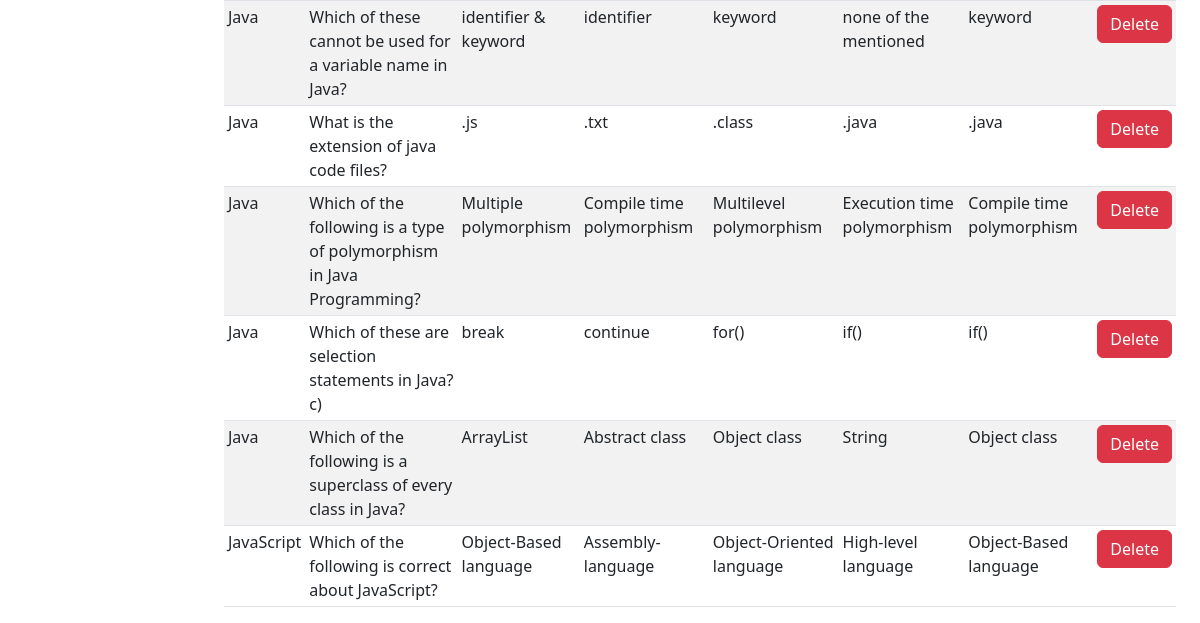
Before: /quiz/view (signed in, lower part) with the older database file.
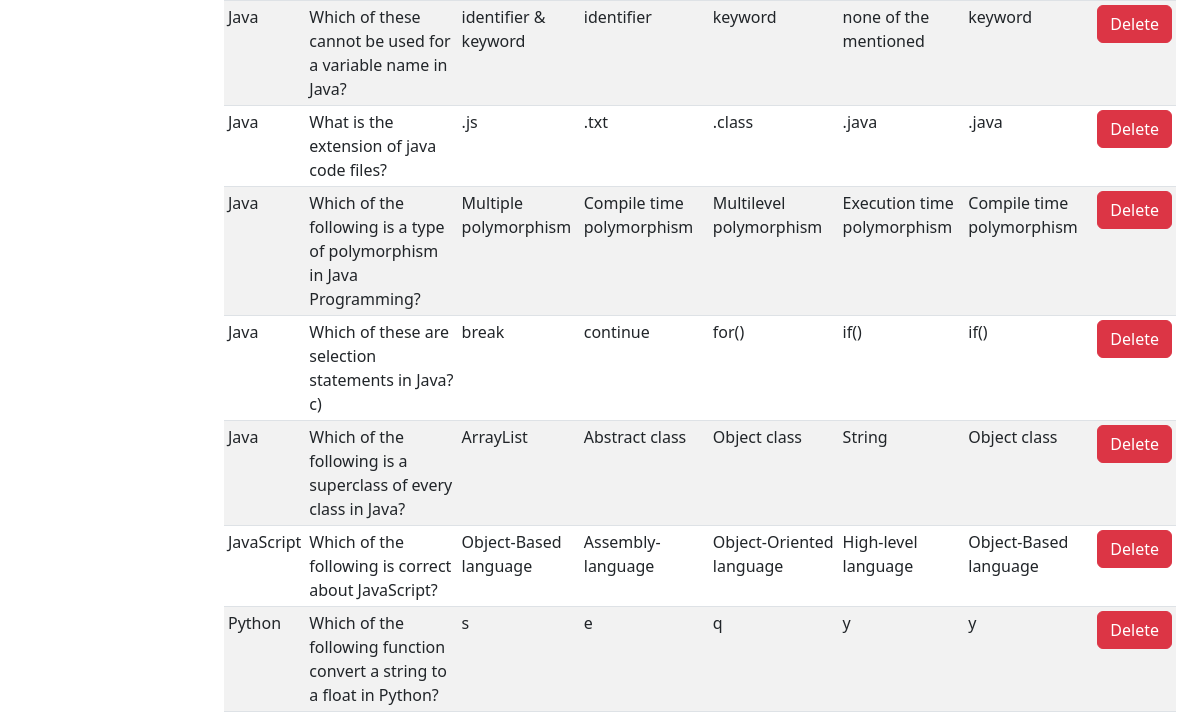
After: the same page with the newer database file.
### app.py (models this page shows, shortened)
class Quiz(db.Model):
    id = db.Column(db.Integer, primary_key=True)
    question= db.Column(db.String(1024), unique=True, nullable=False)
    option_A = db.Column(db.String(500), nullable=False)
    option_B = db.Column(db.String(500), nullable=False)
    option_C = db.Column(db.String(500), nullable=False)
    option_D = db.Column(db.String(500), nullable=False)
    answer=db.Column(db.String(500),nullable=False)
    category = db.Column(db.String(80), nullable=False)
    created_on = db.Column(db.DateTime, default=datetime.now)

### app.py (the view)
@app.route('/quiz/view')
def view_questions():
    if session.get('is_logged_in', False) and session.get('is_admin',False):
        questions = Quiz.query.all()
        return render_template('view_questions.html', questions=questions)
    else:
        flash('Login in admin to access this content','danger')
        return redirect('/')

### templates/view_questions.html (shortened to what this page needs)
{% extends 'layout/base.html' %}
{% block body %}
<div class="container-fluid vh-100">
  <div class="row">
    <div class="col-md-2 mt-4">
    </div>
    <div class="col-md-10 mt-4">
      <div class="container">
        <div class="row">
          <div class="col-md-12 mx-auto">
          <table class="table table-striped table-sm">
            <tbody>
              {% for question in questions %}
              <tr>
                <td>{{ question.category }}</td>
                <td>{{ question.question }}</td>
                <td>{{ question.option_A }}</td>
                <td>{{ question.option_B }}</td>
                <td>{{ question.option_C }}</td>
                <td>{{ question.option_D }}</td>
                <td>{{ question.answer }}</td>
                <td>
                  <a href="/quiz/delete/{{ question.id }}" class="btn btn-danger">Delete</a>
                </td>
              </tr>
              {% endfor %}
            </tbody>
          </div>
        </div>
      </div>
    </div>
  </div>
</div>
{% endblock %}

Changed rows visible on the page:
added Quiz: category "Python", question "Which of the following function convert a string to a float in Python?", option_A "s", option_B "e", option_C "q", option_D "y", answer "y"
